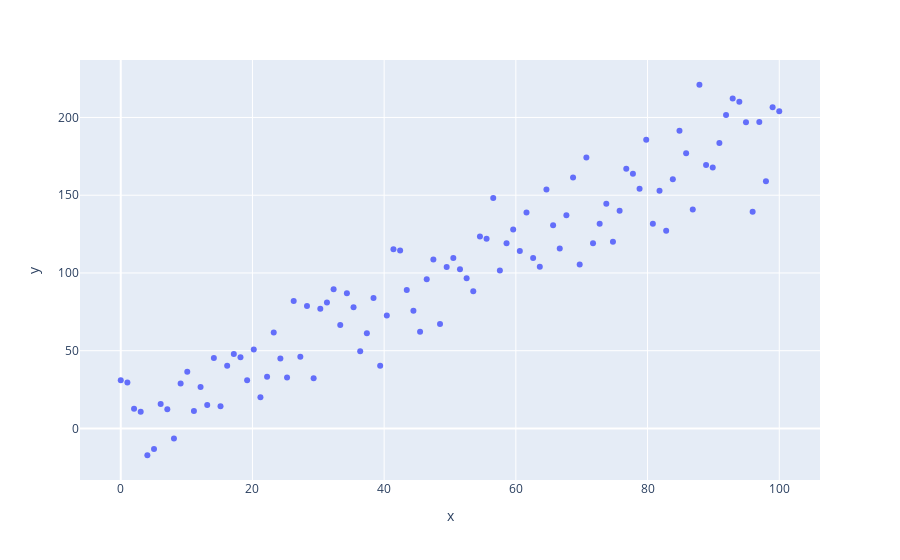

Source (notebook cell):
### Markdown cell above
$$\hat y = w_1 + w_2\cdot x $$

Minimize $(y_i-\hat{y_i})^2$ for every $i$

$$L = \frac{1}{n}\sum_{i=1}^n(w_1 + w_2\cdot x_i - y_i)^2$$


$$\frac{\partial L}{\partial w_1} = \frac{2}{n}\sum_{i=1}^n(w_1 + w_2\cdot x_i - y_i)$$

$$\frac{\partial L}{\partial w_2} = \frac{2}{n}\sum_{i=1}^n x_i(w_1 + w_2\cdot x_i - y_i)$$

### Code cell
x = np.linspace(0,100,100)
y = 2*x+1 + np.random.randn(100)*20

px.scatter(x=x,y=y)
